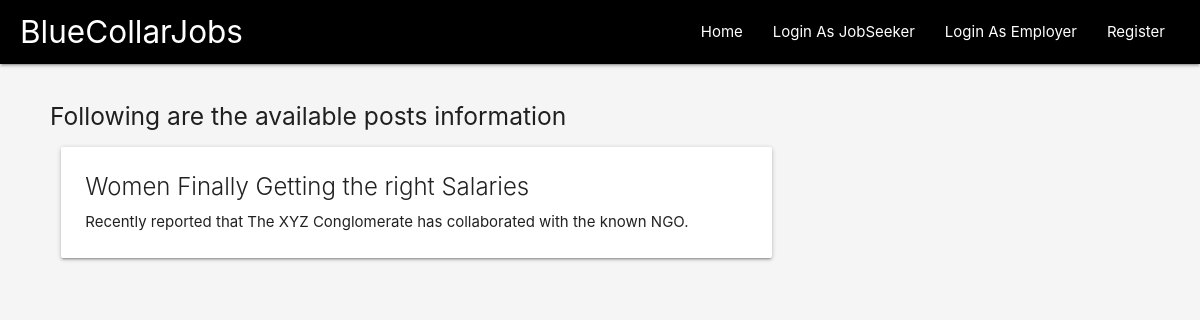
The app's page /showposts, older data.
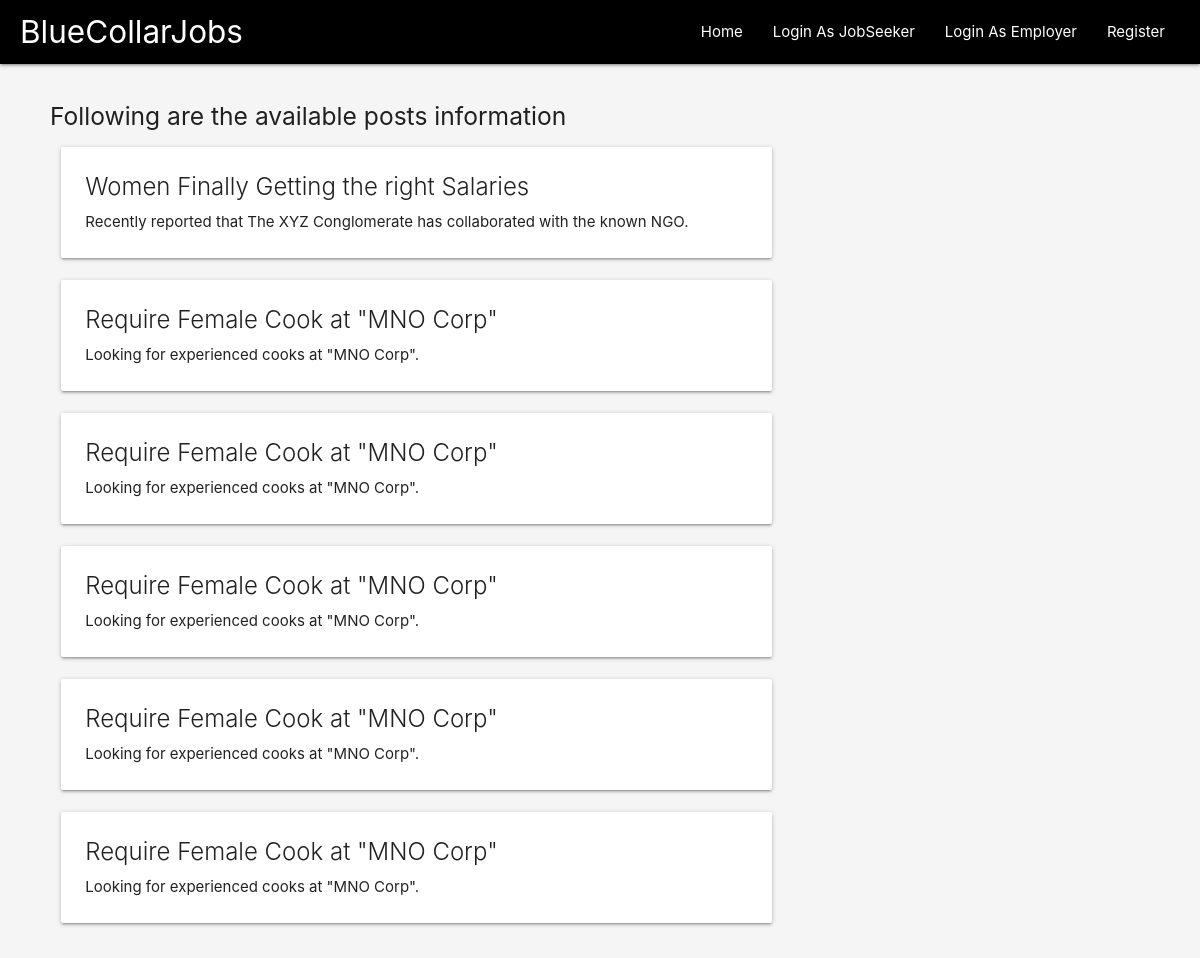
The same page, newer data.
### main/models.py (models this page shows, shortened)
class Post(models.Model):
    post_title = models.CharField(max_length = 50)
    post_description = models.CharField(max_length = 250)
    post_slug = models.CharField(max_length=100, unique=True, default=rand_slug())

### main/views.py (the view)
# urls.py: path('showposts', views.showposts, name = 'showposts'),
def showposts(request):
    context = {}
    posts = [p for p in Post.objects.all()]
    context  = {'posts': posts}
    return render(request, 'main/showposts.html', context)

### main/templates/main/showposts.html (shortened to what this page needs)
{% extends "main/header.html" %}
{% block content%}
<div class="row">
    <h5>Following are the available posts information</h5>
    {%for p in posts%}
    <div class="col s12 m8 l8">
      	<div class="card" >
        	<div class="card-content" >
              <span class="card-title">{{p.post_title}}</span>
			    <p>{{p.post_description}}</p>
        	</div>
        </div>
    </div>
   {% endfor %}
  </div>
{% endblock%}

### main/templates/main/header.html (shortened to what this page needs)
<!DOCTYPE html>
  <head>
    {% load static %}
      <link rel="stylesheet" href="https://cdnjs.cloudflare.com/ajax/libs/materialize/1.0.0/css/materialize.min.css">
  </head>
  <body style = "background-color:whitesmoke;">
    {% include "main/includes/navbar.html" %}
    <div style="padding-left: 50px; padding-right: 50px;">
      <br>
      {% block content %}
      {% endblock %}
    </div>
  </body>
</html>

### main/templates/main/includes/navbar.html
<nav>
  <div class="nav-wrapper" style="background-color: black">
    <div style= "padding-left: 20px; padding-right: 20px;">
    <a href="/" class="brand-logo">BlueCollarJobs</a>
    <ul id="nav-mobile" class="right hide-on-med-and-down">
      <li><a href="/">Home</a></li>
      {%if user.is_authenticated %}
        <li><a href="/information">Add Jobs</a></li>
        <li><a href="/post">Add Posts</a></li>
        <li><a href="/fillprofile">{{user.username}}</a></li>
        <li><a href="/logout/">Log Out</a></li>
      {% else %}
        <li><a href="/login">Login As JobSeeker</a></li>
        <li><a href="/login">Login As Employer</a>
        <li><a href="/register/">Register</a></li>
      {% endif %}
    </ul>
    </div>
  </div>
</nav>

Row changes from the older to the newer data that the page shows:
added Post: post_title "Require Female Cook at \"MNO Corp\"", post_description "Looking for experienced cooks at \"MNO Corp\"."
added Post: post_title "Require Female Cook at \"MNO Corp\"", post_description "Looking for experienced cooks at \"MNO Corp\"."
added Post: post_title "Require Female Cook at \"MNO Corp\"", post_description "Looking for experienced cooks at \"MNO Corp\"."
added Post: post_title "Require Female Cook at \"MNO Corp\"", post_description "Looking for experienced cooks at \"MNO Corp\"."
added Post: post_title "Require Female Cook at \"MNO Corp\"", post_description "Looking for experienced cooks at \"MNO Corp\"."
